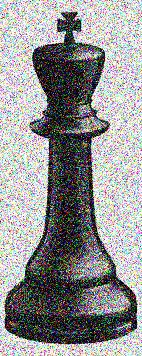
#> input picture Mini Project 4/noisy.jpg, 142 x 356 px
$ python pyscript_svd_denoising.py
#> lines starting #> are read from the running program, lines starting #| are printed output that depends on the picture
### Mini Project 4/utility.py
from mpl_toolkits.mplot3d import Axes3D
import matplotlib.pyplot as plt
import numpy as np
import math


def get_main_function():
    x = np.linspace(0, math.pi * 3 / 2, 30)
    y = np.linspace(0, math.pi * 3 / 2, 30)
    X, Y = np.meshgrid(x, y)
    return np.sin(X * Y)


def make_function_noisy(z):
    max_noise = 0.1
    t = 2 * np.random.rand(30 * 30) * max_noise - max_noise
    t = t.reshape(30, 30)
    return np.add(z, t)


def get_function():
    return make_function_noisy(get_main_function())


def show_my_matrix(Z):
    x = np.linspace(0, math.pi * 3 / 2, 30)
    y = np.linspace(0, math.pi * 3 / 2, 30)
    X, Y = np.meshgrid(x, y)
    ax = plt.axes(projection='3d')
    ax.set_xlabel('x')
    ax.set_ylabel('y')
    ax.set_zlabel('z')
    ax.plot_surface(X, Y, Z, rstride=1, cstride=1,
                    cmap='viridis', edgecolor='black')
    ax.set_title('surface');
    ax.view_init(60, 35)
    plt.show()


def show_main():
    Z = get_main_function()
    show_my_matrix(Z)


def show_noisy():
    Z = get_function()
    show_my_matrix(Z)

### Mini Project 4/pyscript_svd_denoising.py
# To add a new cell, type '# %%'
# To add a new markdown cell, type '# %% [markdown]'
# %% [markdown]
# # SVD Decomposition Module
# %% [markdown]
# ## Denoising Noisy Image Frame from File

# %%
from matplotlib import pyplot as plt
img = plt.imread('noisy.jpg') # read picture from path
#> img is the input picture: shape (356, 142, 3); mean R, G, B 148, 147.7, 147.8
plt.imshow(img)
plt.show()

# %% [markdown]
# ### calculating matrix decomposition

# %%
import numpy as np
from numpy import linalg as la
from numpy import matrix as mt
dcm = {
    'U':[0, 0, 0],
    'S':[0, 0, 0],
    'V':[0, 0, 0],
    'R':[0, 0, 0]
}
for i in range(3):
    dcm['U'][i], dcm['S'][i], dcm['V'][i] = la.svd(img[:, :, i])
#> after the loop, dcm = 4 items

# %% [markdown]
# #### choosing a cuttoff value according to histogram

# %%
plt.hist(dcm['S'],range(0,10000,100))
plt.show()
#> figure, not shown here; tallest bar 18 high, from x = 410 to 436.7; tallest bar 18 high, from x = 536.7 to 563.3; tallest bar 19 high, from x = 563.3 to 590


# %%
plt.scatter(range(142), dcm['S'][0], color='red', s=1)
plt.scatter(range(142), dcm['S'][1], color='blue', s=1)
plt.scatter(range(142), dcm['S'][2], color='green', s=1)
plt.show()
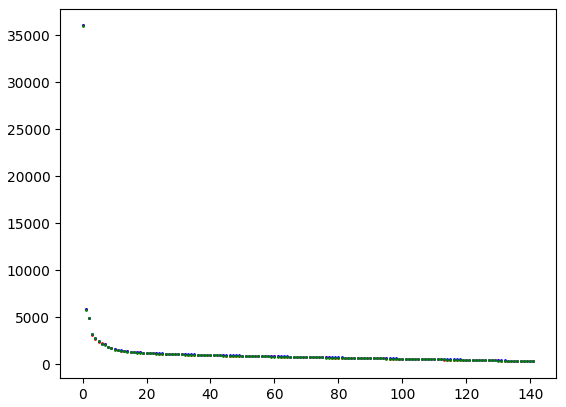
#> figure drawn by matplotlib, 1 panel

# %% [markdown]
# ### Denoising Picture and Recostructing Image by New Sigma matrix

# %%
cutoff = [1300,1300,1300]
##
diff = img.shape[0]-img.shape[1]
#> diff = 214
diff = 0 if(diff < 0) else diff
##
for k in range(3):
    dcm['R'][k] = np.zeros(img.shape[1])
    for i in range(len(dcm['S'][k])):
        dcm['R'][k][i] = dcm['S'][k][i] if(dcm['S'][k][i] > cutoff[k]) else 0
    dcm['R'][k] = np.reshape(np.append(np.diag(dcm['R'][k]), np.zeros((diff, img.shape[1]))),(img.shape[0], img.shape[1]))


# %%
new_img = np.full((356,142,3),255);
for k in range(3):
    new_img[:,:,k] = np.matrix(dcm['U'][k])*np.matrix(dcm['R'][k])*np.matrix(dcm['V'][k])
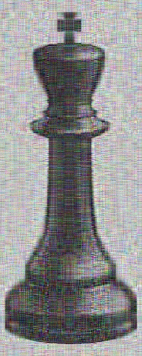
#> new_img: shape (356, 142, 3) int64; mean of channels 0, 1, 2 147.5, 147.2, 147.3; drawn with min black and max white


# %%
plt.imshow(new_img)
plt.show()

# %% [markdown]
# ## Surface Denoise

# %%
import utility as ut
ut.show_main()
#> in show_my_matrix, `plt.show()`:
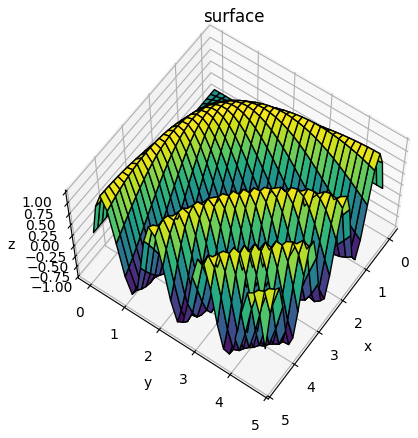
#> figure drawn by matplotlib, 1 panel


# %%
ut.show_noisy()
#> in show_my_matrix (call 2), `plt.show()`:
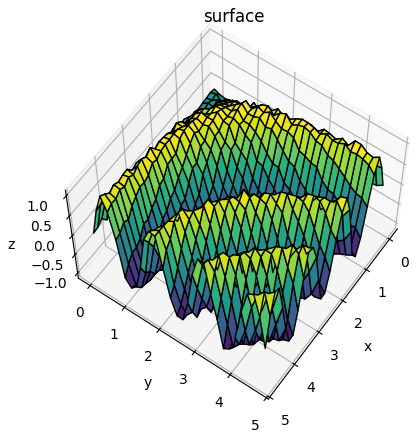
#> figure drawn by matplotlib, 1 panel


# %%
records = ut.get_function()
records.shape
fdc = {
    'U':0,
    'S':0,
    'V':0,
    'R':0
}
fdc['U'], fdc['S'], fdc['V'] = la.svd(records)

# %% [markdown]
# #### choosing a cuttoff value according to scatter

# %%
plt.scatter(range(30), fdc['S'], color='red', s=1)
plt.scatter(range(30), fdc['S'], color='blue', s=1)
plt.show()
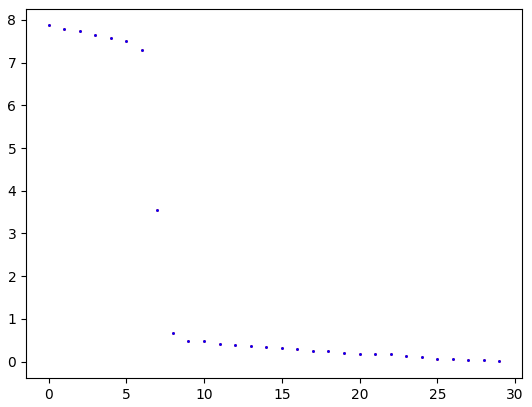
#> figure drawn by matplotlib, 1 panel

# %% [markdown]
# ### Denoising Coordination and Reconstructing Function Coordinations

# %%
fcutoff = 1
##
diff = records.shape[0] - records.shape[1]
diff = 0 if(diff < 0) else diff
##
fdc['R'] = np.zeros(records.shape[1])
for i in range(len(fdc['S'])):
    fdc['R'][i] = fdc['S'][i] if(fdc['S'][i] > fcutoff) else 0
fdc['R'] = np.reshape(np.append(np.diag(fdc['R']), np.zeros((diff, records.shape[1]))),(records.shape[0], records.shape[1]))


# %%
new_func = np.matrix(fdc['U'])*np.matrix(fdc['R'])*np.matrix(fdc['V'])

# %% [markdown]
# #### comparing results

# %%
print('Noisy function:\n')
ut.show_noisy()
#> in show_my_matrix (call 3), `plt.show()`:
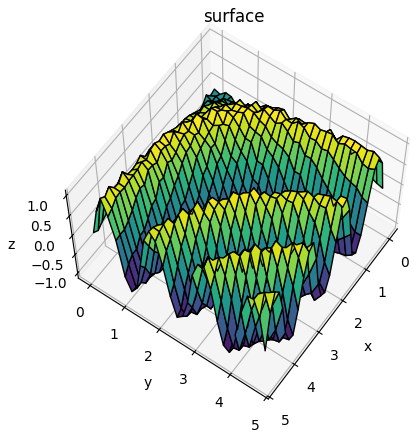
#> figure drawn by matplotlib, 1 panel
print('Denoised function:\n')
ut.show_my_matrix(new_func)
#> in show_my_matrix (call 4), `plt.show()`:
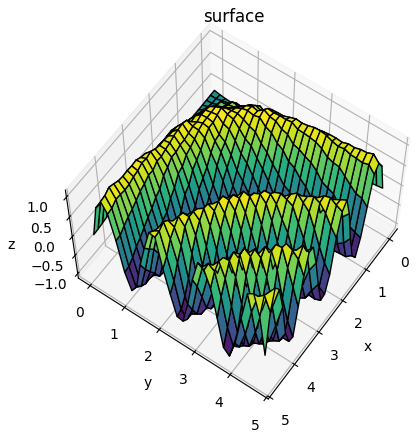
#> figure drawn by matplotlib, 1 panel


# %%
